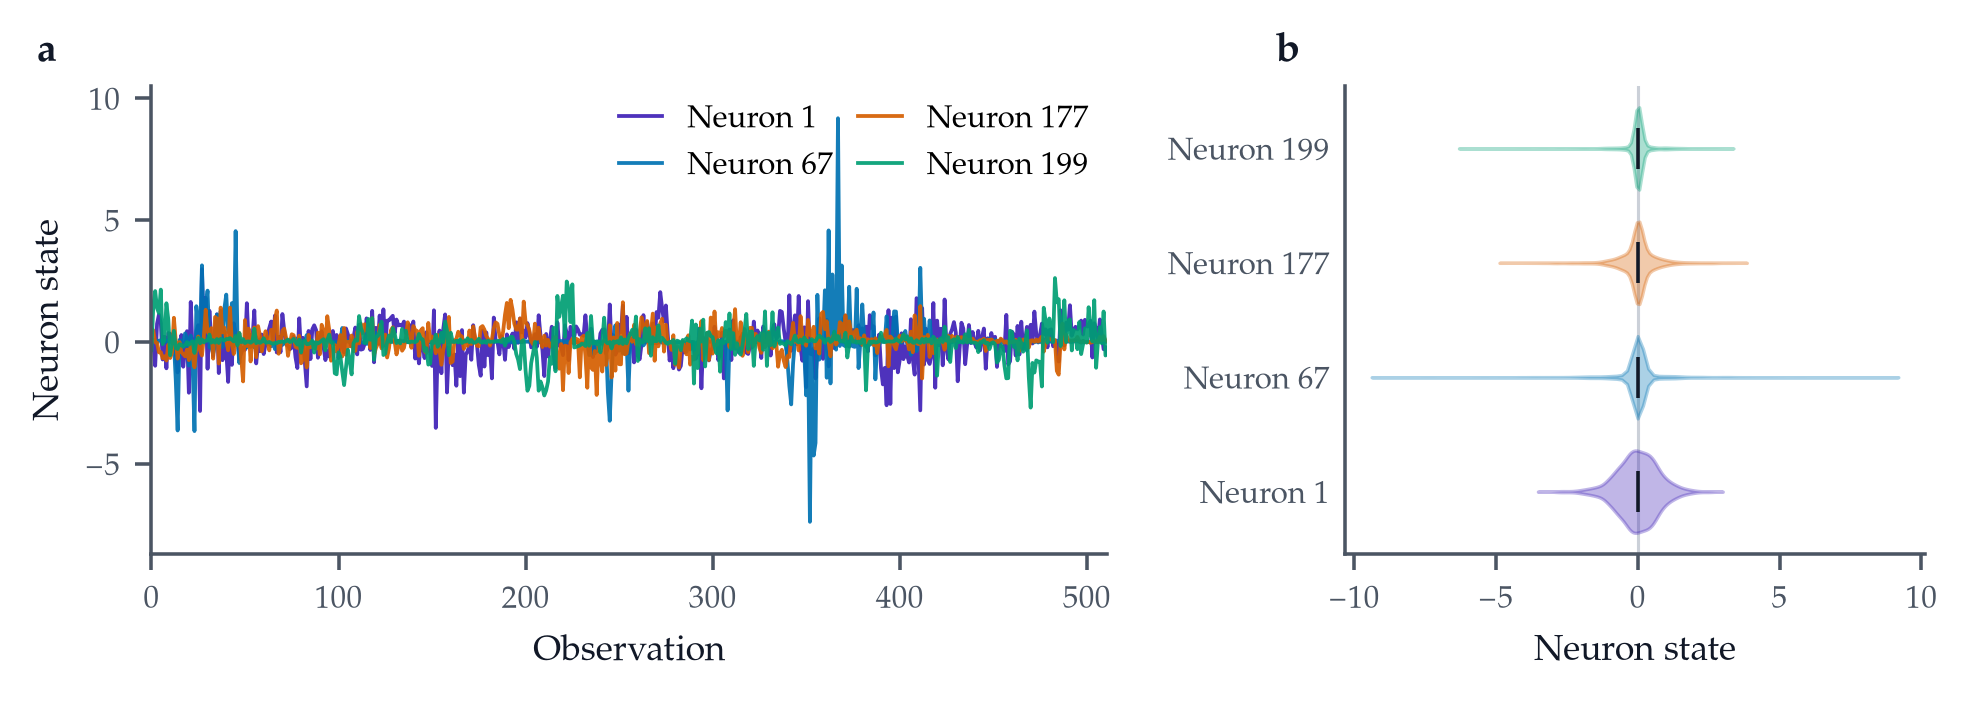

This chart was generated by the following Python code:
"""Render exact TeReL neuron-state trajectories and empirical distributions."""

from __future__ import annotations

import argparse
from pathlib import Path

import matplotlib as mpl
import matplotlib.pyplot as plt
import numpy as np

AXYM = "#3F21B6"
COLORS = (AXYM, "#0072B2", "#D55E00", "#009E73")
INK = "#111827"
MUTED = "#4B5563"
RULE = "#CBD0D8"


def _load(path: Path):
    values = np.load(path)
    return values["state_values"], values["neuron_indices"]


def _style():
    mpl.rcParams.update(
        {
            "font.family": "serif",
            "font.serif": ["P052", "Palatino", "DejaVu Serif"],
            "font.size": 8,
            "axes.labelsize": 8,
            "xtick.labelsize": 7,
            "ytick.labelsize": 7,
            "legend.fontsize": 7,
            "axes.spines.top": False,
            "axes.spines.right": False,
            "axes.edgecolor": MUTED,
            "axes.labelcolor": INK,
            "xtick.color": MUTED,
            "ytick.color": MUTED,
            "pdf.fonttype": 42,
            "ps.fonttype": 42,
        }
    )


def _trace_panel(ax, values, indices, window):
    shown = values[:window]
    steps = np.arange(shown.shape[0])
    for column, (index, color) in enumerate(zip(indices, COLORS, strict=True)):
        ax.plot(
            steps,
            shown[:, column],
            color=color,
            linewidth=0.85,
            alpha=0.92,
            label=f"Neuron {int(index)}",
        )
    ax.axhline(0.0, color=RULE, linewidth=0.7, zorder=0)
    ax.set_xlim(0, shown.shape[0] - 1)
    ax.set_xlabel("Observation")
    ax.set_ylabel("Neuron state")
    ax.margins(y=0.08)
    ax.legend(
        loc="upper right",
        ncol=2,
        frameon=False,
        handlelength=1.4,
        columnspacing=0.8,
        borderaxespad=0.2,
    )


def _distribution_panel(ax, values, indices):
    positions = np.arange(len(indices))
    violin = ax.violinplot(
        [values[:, column] for column in range(values.shape[1])],
        positions=positions,
        orientation="horizontal",
        widths=0.72,
        showextrema=False,
        showmedians=True,
        bw_method="scott",
    )
    for body, color in zip(violin["bodies"], COLORS, strict=True):
        body.set_facecolor(color)
        body.set_edgecolor(color)
        body.set_alpha(0.33)
        body.set_linewidth(0.75)
    violin["cmedians"].set_color(INK)
    violin["cmedians"].set_linewidth(0.8)
    ax.axvline(0.0, color=RULE, linewidth=0.7, zorder=0)
    ax.set_yticks(positions, [f"Neuron {int(index)}" for index in indices])
    ax.set_xlabel("Neuron state")
    ax.tick_params(axis="y", length=0)


def main():
    parser = argparse.ArgumentParser()
    parser.add_argument("--mnist", type=Path, required=True)
    parser.add_argument("--cifar", type=Path)
    parser.add_argument("--output", type=Path, required=True)
    parser.add_argument("--window", type=int, default=512)
    args = parser.parse_args()

    _style()
    datasets = [("MNIST", args.mnist)] + ([("CIFAR-100", args.cifar)] if args.cifar else [])
    fig, axes = plt.subplots(
        len(datasets), 2, figsize=(7.15, 1.9 * len(datasets)),
        gridspec_kw={"width_ratios": (1.65, 1.0), "wspace": 0.31, "hspace": 0.75},
        squeeze=False,
    )
    for row, (name, path) in enumerate(datasets):
        values, indices = _load(path)
        _trace_panel(axes[row, 0], values, indices, args.window)
        _distribution_panel(axes[row, 1], values, indices)
        for column, ax in enumerate(axes[row]):
            ax.text(-0.12, 1.03, "abcd"[2 * row + column], transform=ax.transAxes,
                    ha="left", va="bottom", color=INK, fontweight="bold", fontsize=9)
            if len(datasets) > 1:
                ax.text(0.5, 1.03, name, transform=ax.transAxes, ha="center", va="bottom",
                        color=INK, fontweight="bold")

    args.output.parent.mkdir(parents=True, exist_ok=True)
    fig.savefig(args.output.with_suffix(".pdf"), bbox_inches="tight", transparent=True)
    fig.savefig(args.output.with_suffix(".png"), bbox_inches="tight", transparent=True, dpi=320)
    plt.close(fig)


if __name__ == "__main__":
    main()
